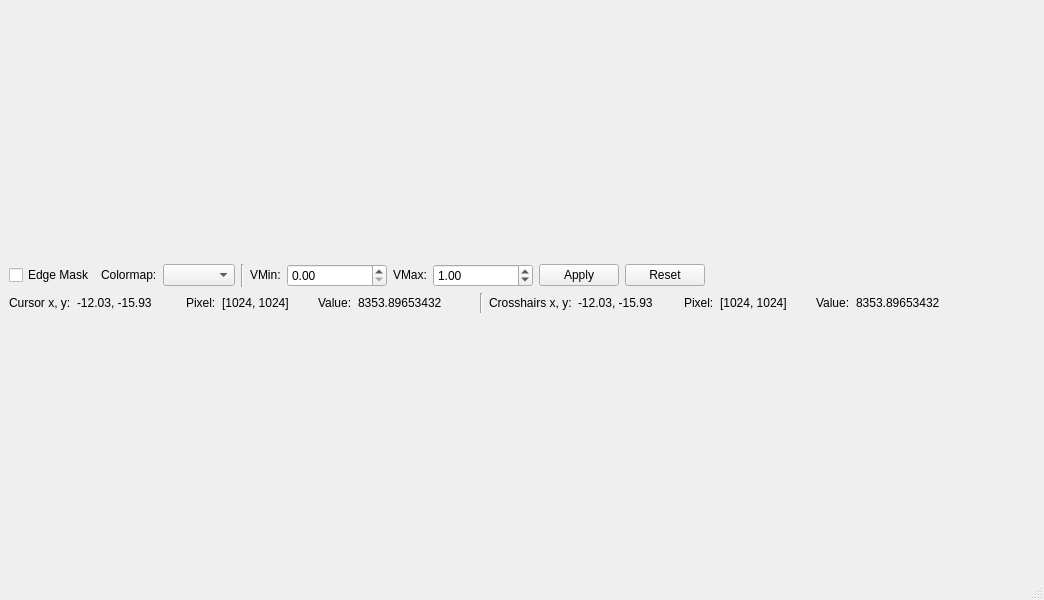
<?xml version="1.0" encoding="UTF-8"?>
<ui version="4.0">
 <class>MainWindow</class>
 <widget class="QMainWindow" name="MainWindow">
  <property name="geometry">
   <rect>
    <x>0</x>
    <y>0</y>
    <width>1044</width>
    <height>600</height>
   </rect>
  </property>
  <property name="windowTitle">
   <string>MainWindow</string>
  </property>
  <widget class="QWidget" name="centralwidget">
   <layout class="QGridLayout" name="gridLayout">
    <item row="0" column="0">
     <layout class="QVBoxLayout" name="mainLayout">
      <item>
       <layout class="QHBoxLayout" name="horizontalLayout">
        <item>
         <widget class="QCheckBox" name="chkEdgeMask">
          <property name="text">
           <string>Edge Mask</string>
          </property>
         </widget>
        </item>
        <item>
         <widget class="QLabel" name="lblCmap">
          <property name="sizePolicy">
           <sizepolicy hsizetype="Fixed" vsizetype="Fixed">
            <horstretch>0</horstretch>
            <verstretch>0</verstretch>
           </sizepolicy>
          </property>
          <property name="text">
           <string>Colormap:</string>
          </property>
         </widget>
        </item>
        <item>
         <widget class="QComboBox" name="cmbCmap"/>
        </item>
        <item>
         <widget class="Line" name="line_3">
          <property name="orientation">
           <enum>Qt::Vertical</enum>
          </property>
         </widget>
        </item>
        <item>
         <widget class="QLabel" name="lblVMin">
          <property name="sizePolicy">
           <sizepolicy hsizetype="Fixed" vsizetype="Fixed">
            <horstretch>0</horstretch>
            <verstretch>0</verstretch>
           </sizepolicy>
          </property>
          <property name="text">
           <string>VMin:</string>
          </property>
         </widget>
        </item>
        <item>
         <widget class="QDoubleSpinBox" name="spnVMin">
          <property name="sizePolicy">
           <sizepolicy hsizetype="Preferred" vsizetype="Fixed">
            <horstretch>0</horstretch>
            <verstretch>0</verstretch>
           </sizepolicy>
          </property>
          <property name="minimumSize">
           <size>
            <width>100</width>
            <height>0</height>
           </size>
          </property>
          <property name="maximum">
           <double>1.000000000000000</double>
          </property>
          <property name="value">
           <double>0.000000000000000</double>
          </property>
         </widget>
        </item>
        <item>
         <widget class="QLabel" name="lblVMax">
          <property name="sizePolicy">
           <sizepolicy hsizetype="Fixed" vsizetype="Fixed">
            <horstretch>0</horstretch>
            <verstretch>0</verstretch>
           </sizepolicy>
          </property>
          <property name="text">
           <string>VMax:</string>
          </property>
         </widget>
        </item>
        <item>
         <widget class="QDoubleSpinBox" name="spnVMax">
          <property name="sizePolicy">
           <sizepolicy hsizetype="Preferred" vsizetype="Fixed">
            <horstretch>0</horstretch>
            <verstretch>0</verstretch>
           </sizepolicy>
          </property>
          <property name="minimumSize">
           <size>
            <width>100</width>
            <height>0</height>
           </size>
          </property>
          <property name="maximum">
           <double>10000000000000000905969664.000000000000000</double>
          </property>
          <property name="value">
           <double>1.000000000000000</double>
          </property>
         </widget>
        </item>
        <item>
         <widget class="QPushButton" name="btnApplyLimits">
          <property name="text">
           <string>Apply</string>
          </property>
         </widget>
        </item>
        <item>
         <widget class="QPushButton" name="btnResetLimits">
          <property name="text">
           <string>Reset</string>
          </property>
         </widget>
        </item>
        <item>
         <spacer name="horizontalSpacer">
          <property name="orientation">
           <enum>Qt::Horizontal</enum>
          </property>
          <property name="sizeHint" stdset="0">
           <size>
            <width>40</width>
            <height>20</height>
           </size>
          </property>
         </spacer>
        </item>
       </layout>
      </item>
      <item>
       <layout class="QHBoxLayout" name="horizontalLayout_2">
        <item>
         <widget class="QLabel" name="label_2">
          <property name="sizePolicy">
           <sizepolicy hsizetype="Fixed" vsizetype="Fixed">
            <horstretch>0</horstretch>
            <verstretch>0</verstretch>
           </sizepolicy>
          </property>
          <property name="text">
           <string>Cursor x, y:</string>
          </property>
         </widget>
        </item>
        <item>
         <widget class="QLabel" name="lblCursorXY">
          <property name="sizePolicy">
           <sizepolicy hsizetype="Preferred" vsizetype="Fixed">
            <horstretch>0</horstretch>
            <verstretch>0</verstretch>
           </sizepolicy>
          </property>
          <property name="minimumSize">
           <size>
            <width>103</width>
            <height>0</height>
           </size>
          </property>
          <property name="text">
           <string>-12.03, -15.93</string>
          </property>
         </widget>
        </item>
        <item>
         <widget class="QLabel" name="label_5">
          <property name="sizePolicy">
           <sizepolicy hsizetype="Fixed" vsizetype="Fixed">
            <horstretch>0</horstretch>
            <verstretch>0</verstretch>
           </sizepolicy>
          </property>
          <property name="text">
           <string>Pixel:</string>
          </property>
         </widget>
        </item>
        <item>
         <widget class="QLabel" name="lblCursorPixel">
          <property name="sizePolicy">
           <sizepolicy hsizetype="Preferred" vsizetype="Fixed">
            <horstretch>0</horstretch>
            <verstretch>0</verstretch>
           </sizepolicy>
          </property>
          <property name="minimumSize">
           <size>
            <width>90</width>
            <height>0</height>
           </size>
          </property>
          <property name="text">
           <string>[1024, 1024]</string>
          </property>
         </widget>
        </item>
        <item>
         <widget class="QLabel" name="label_6">
          <property name="sizePolicy">
           <sizepolicy hsizetype="Fixed" vsizetype="Fixed">
            <horstretch>0</horstretch>
            <verstretch>0</verstretch>
           </sizepolicy>
          </property>
          <property name="text">
           <string>Value:</string>
          </property>
         </widget>
        </item>
        <item>
         <widget class="QLabel" name="lblCursorValue">
          <property name="sizePolicy">
           <sizepolicy hsizetype="Preferred" vsizetype="Fixed">
            <horstretch>0</horstretch>
            <verstretch>0</verstretch>
           </sizepolicy>
          </property>
          <property name="minimumSize">
           <size>
            <width>116</width>
            <height>0</height>
           </size>
          </property>
          <property name="text">
           <string>8353.89653432</string>
          </property>
         </widget>
        </item>
        <item>
         <widget class="Line" name="line">
          <property name="orientation">
           <enum>Qt::Vertical</enum>
          </property>
         </widget>
        </item>
        <item>
         <widget class="QLabel" name="label_8">
          <property name="sizePolicy">
           <sizepolicy hsizetype="Fixed" vsizetype="Fixed">
            <horstretch>0</horstretch>
            <verstretch>0</verstretch>
           </sizepolicy>
          </property>
          <property name="text">
           <string>Crosshairs x, y:</string>
          </property>
         </widget>
        </item>
        <item>
         <widget class="QLabel" name="lblCrosshairsXY">
          <property name="sizePolicy">
           <sizepolicy hsizetype="Preferred" vsizetype="Fixed">
            <horstretch>0</horstretch>
            <verstretch>0</verstretch>
           </sizepolicy>
          </property>
          <property name="minimumSize">
           <size>
            <width>100</width>
            <height>0</height>
           </size>
          </property>
          <property name="text">
           <string>-12.03, -15.93</string>
          </property>
         </widget>
        </item>
        <item>
         <widget class="QLabel" name="label_12">
          <property name="sizePolicy">
           <sizepolicy hsizetype="Fixed" vsizetype="Fixed">
            <horstretch>0</horstretch>
            <verstretch>0</verstretch>
           </sizepolicy>
          </property>
          <property name="text">
           <string>Pixel:</string>
          </property>
         </widget>
        </item>
        <item>
         <widget class="QLabel" name="lblCrosshairsPixel">
          <property name="sizePolicy">
           <sizepolicy hsizetype="Preferred" vsizetype="Fixed">
            <horstretch>0</horstretch>
            <verstretch>0</verstretch>
           </sizepolicy>
          </property>
          <property name="minimumSize">
           <size>
            <width>90</width>
            <height>0</height>
           </size>
          </property>
          <property name="text">
           <string>[1024, 1024]</string>
          </property>
         </widget>
        </item>
        <item>
         <widget class="QLabel" name="label_10">
          <property name="sizePolicy">
           <sizepolicy hsizetype="Fixed" vsizetype="Fixed">
            <horstretch>0</horstretch>
            <verstretch>0</verstretch>
           </sizepolicy>
          </property>
          <property name="text">
           <string>Value:</string>
          </property>
         </widget>
        </item>
        <item>
         <widget class="QLabel" name="lblCrosshairsValue">
          <property name="sizePolicy">
           <sizepolicy hsizetype="Preferred" vsizetype="Fixed">
            <horstretch>0</horstretch>
            <verstretch>0</verstretch>
           </sizepolicy>
          </property>
          <property name="minimumSize">
           <size>
            <width>116</width>
            <height>0</height>
           </size>
          </property>
          <property name="text">
           <string>8353.89653432</string>
          </property>
         </widget>
        </item>
        <item>
         <spacer name="horizontalSpacer_2">
          <property name="orientation">
           <enum>Qt::Horizontal</enum>
          </property>
          <property name="sizeHint" stdset="0">
           <size>
            <width>40</width>
            <height>20</height>
           </size>
          </property>
         </spacer>
        </item>
       </layout>
      </item>
     </layout>
    </item>
   </layout>
  </widget>
  <widget class="QMenuBar" name="menubar">
   <property name="geometry">
    <rect>
     <x>0</x>
     <y>0</y>
     <width>1044</width>
     <height>25</height>
    </rect>
   </property>
  </widget>
  <widget class="QStatusBar" name="statusbar"/>
 </widget>
 <resources/>
 <connections/>
</ui>
